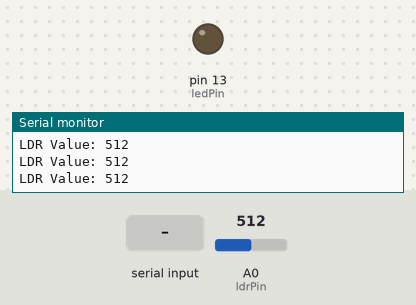
Recording of a sketch running on a simulated Arduino Uno, built with avr-gcc and run on an emulated ATmega328P. Parts: output pins drawn as LEDs (lit = HIGH), the last lines printed to the serial monitor. Inputs (shaded band) come from the test bench; at power-on: A0 (ldrPin) = 512.

Above: at 1.2 s.
1.3 s: "1" received over Serial
At 1.9 s:
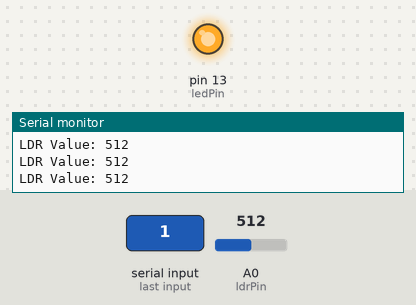
Timing chart, 0 to 4.3 s (numbered marks = the images above; inputs shaded):
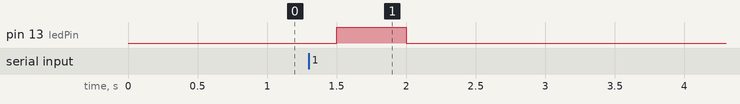

Measured:
- after the input at 1.3 s, pin 13 (ledPin): LOW → HIGH after 0.20 s, → LOW 0.50 s later

The sketch:

sketch_nov10a.ino
```cpp
const int ledPin = 13;   // Pin connected to the LED
const int ldrPin = A0;   // Analog pin connected to the LDR

boolean ledState = false; // Store the LED state
unsigned long pulseStartTime = 0;
const unsigned long pulseDuration = 100; // 3 seconds in milliseconds

void setup() {
  pinMode(ledPin, OUTPUT);
  digitalWrite(ledPin, LOW); // Turn off the LED
  Serial.begin(9600); // Initialize serial communication
}

void loop() {
  if (Serial.available() > 0) {
    char command = Serial.read(); // Read the command from the Serial Monitor

    if (command == '1') {
      pulseStartTime = millis(); // Record the start time of the pulse
      ledState = true;
    }
  }

  // Check if the pulse duration has elapsed
  if (ledState && (millis() - pulseStartTime >= pulseDuration)) {
    ledState = false; // Turn off the LED after the pulse duration
  }

  // Turn the LED on or off based on the state
  digitalWrite(ledPin, ledState ? HIGH : LOW);

  // Read the LDR value and print it to the serial monitor
  int ldrValue = analogRead(ldrPin);
  Serial.print("LDR Value: ");
  Serial.println(ldrValue);

  delay(500); // Add a short delay to avoid rapidly repeating values
}
```
